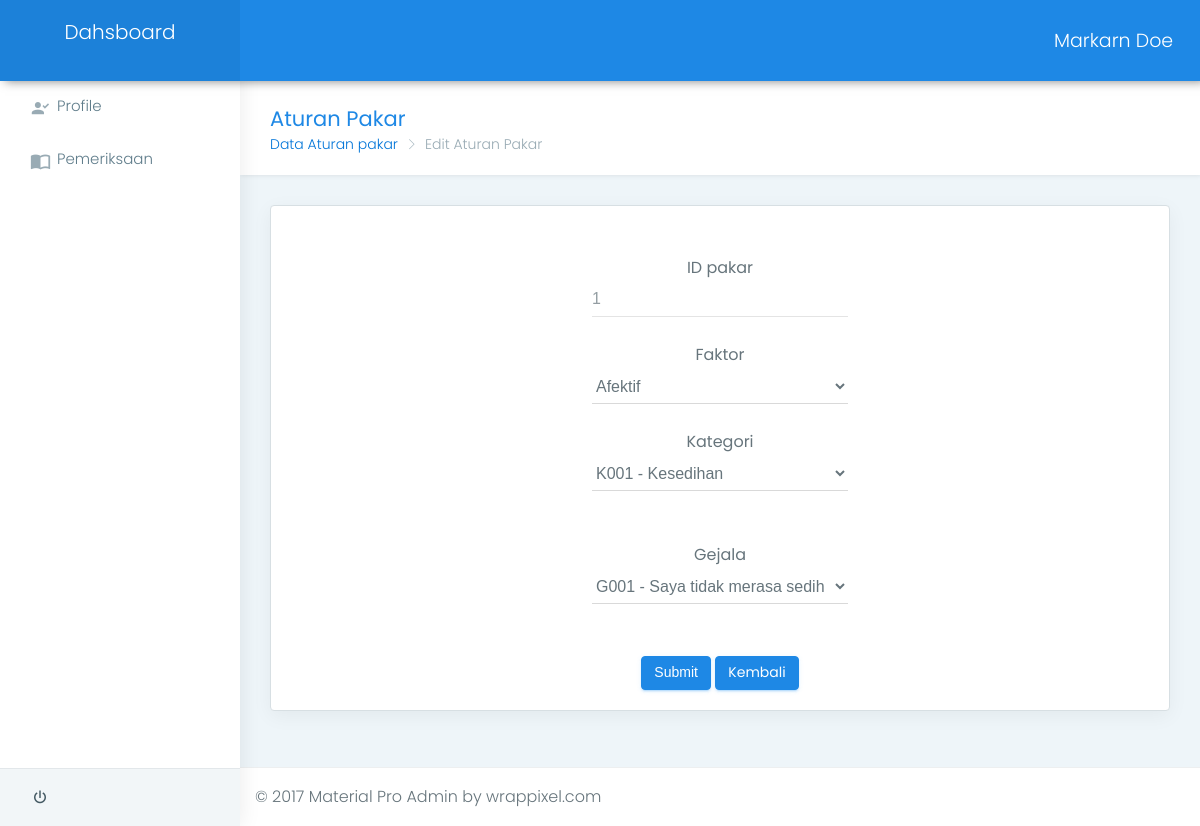
/back/pakar/edit/1, run on the app's committed database.
### tables this page shows
CREATE TABLE IF NOT EXISTS `tb_pakar` (
`id_pakar` int(5) NOT NULL,
  `id_faktor` varchar(5) NOT NULL,
  `id_kategori` varchar(5) NOT NULL,
  `bobot_kat` float NOT NULL,
  `id_gejala` varchar(5) NOT NULL,
  `bobot_gj` float NOT NULL
);

CREATE TABLE IF NOT EXISTS `tb_faktor` (
  `id_faktor` varchar(5) NOT NULL,
  `faktor` varchar(20) NOT NULL
);

CREATE TABLE IF NOT EXISTS `tb_kategori` (
  `id_kategori` varchar(5) NOT NULL,
  `id_faktor` varchar(5) NOT NULL,
  `kategori` text NOT NULL,
  `bobot_kat` float NOT NULL
);

CREATE TABLE IF NOT EXISTS `tb_gejala` (
  `id_gejala` varchar(5) NOT NULL,
  `gejala` text NOT NULL,
  `bobot_gj` float NOT NULL,
  `id_kategori` varchar(5) NOT NULL
);

### application/controllers/back/Pakar.php (called while the page is built, shortened)
<?php if ( ! defined('BASEPATH')) exit('No direct script access allowed');
class pakar extends CI_Controller {
	public function __construct()	{
		$this->load->library('session');
		$this->load->helper('form');
		$this->load->helper('url');
		$this->load->model('back/M_pakar');
	}
	public function edit($id) {
         $data['data_pakar'] = $this->M_pakar->get_cari_pakar($id);
         $data['pakar'] = $this->M_pakar->get_pakar();
         $data['kategori'] = $this->M_pakar->get_kategori();
         $data['gejala'] = $this->M_pakar->get_gejala();
         $data['faktor'] = $this->M_pakar->get_faktor();
        $this->load->view('back/temp/head');
		$this->load->view('back/temp/sidebar');
        $this->load->view('back/pakar/edit_pakar',$data);
       	$this->load->view('back/temp/footer');
        }
}

### index.php (called while the page is built, shortened)
<?php
require_once BASEPATH.'core/CodeIgniter.php';

### application/models/back/M_pakar.php (called while the page is built, shortened)
<?php  if ( ! defined('BASEPATH')) exit('No direct script access allowed');
class M_pakar extends CI_Model {
	public function get_cari_pakar($id) {
    $this->db->select('*');
    $this->db->where('id_pakar', $id);
    $query = $this->db->get('tb_pakar');
    	return $query->result_array();
	}
	public function get_pakar() {
   		$query = $this->db->get('tb_pakar');
		return $query->result_array();
	}
	public function get_faktor() {
		$this->db->select('*');
		$this->db->from('tb_faktor');
		$this->db->order_by('id_faktor', 'asc');
   		$query = $this->db->get('');
		return $query->result_array();
	}
	public function get_kategori() {
		$this->db->select('*');
		$this->db->from('tb_kategori','tb_faktor');
		$this->db->join('tb_faktor','tb_kategori.id_faktor = tb_faktor.id_faktor','left');
		$this->db->order_by('id_kategori', 'asc');
   		$query = $this->db->get('');
		return $query->result_array();
	}
	public function get_gejala() {
		$this->db->order_by('id_gejala', 'asc');
		$this->db->join('tb_kategori','tb_gejala.id_kategori = tb_kategori.id_kategori','left');
   		$query = $this->db->get('tb_gejala');
		return $query->result_array();
	}
}
?>

### application/views/back/pakar/edit_pakar.php (the view, shortened to what this page needs)
<div class="page-wrapper">
    <div class="container-fluid">
        <div class="row page-titles">
            <div class="col-md-5 col-8 align-self-center">
                <h3 class="text-themecolor">Aturan Pakar</h3>
                <ol class="breadcrumb">
                    <li class="breadcrumb-item"><a href="javascript:void(0)">Data Aturan pakar</a></li>
                    <li class="breadcrumb-item active">Edit Aturan Pakar</li>
                </ol>
            </div>
            <div class="col-md-7 col-4 align-self-center">
            </div>
        </div>
        <div class="row">
            <div class="col-lg-12">
                <div class="card">
                    <div class="card-block">
                      <center class="m-t-30">
                        <?php foreach($data_pakar as $list) { ?>
                      <form class="form-horizontal form-material" method="post" action="<?php echo base_url() ?>back/pakar/edit_aksi">
                        <div class="form-group">
                          <label for="id_pakar" class="col-lg-2">ID pakar</label>
                            <div class="col-sm-4">
                                <input type="text" name="id_pakar" required="" value="<?php echo $list['id_pakar']; ?>" readonly="readonly" class="form-control" />
                            </div>
                        </div>
                        <div class="form-group">
                          <label for="id_faktor" class="col-lg-2">Faktor</label>
                            <div class="col-sm-4">
                              <select name="id_faktor" id="" class="form-control">
                              <?php foreach($faktor as $fak) { ?>
                              <option value="<?php echo $fak['id_faktor']?>"<?php if($list['id_faktor'] == ($fak['id_faktor'])){ echo 'selected'; } ?>><?php echo $fak['faktor']?></option>
                              <?php } ?>
                              </select>
                            </div>
                        </div>
                        <div class="form-group">
                          <label for="" class="col-lg-2">Kategori</label>
                            <div class="col-sm-4">
                              <select name="id_kategori" id="" class="form-control">
                              <?php foreach($kategori as $kat) { ?>
                              <option value="<?php echo $kat['id_kategori']?>"<?php if($list['id_kategori'] == ($kat['id_kategori'])){ echo 'selected'; } ?>><?php echo $kat['id_kategori']?> - <?php echo $kat['kategori']?></option>
                              <?php } ?>
                              </select>
                            </div>
                        </div>
                        <div class="form-group">
                            <div class="col-sm-4">
                            </div>
                        </div>
                        <div class="form-group">
                          <label for="" class="col-lg-2">Gejala</label>
                            <div class="col-sm-4">
                              <select name="id_gejala" id="" class="form-control">
                              <?php foreach($gejala as $gej) { ?>
                              <option value="<?php echo $gej['id_gejala']?>"<?php if($list['id_gejala'] == ($gej['id_gejala'])){ echo 'selected'; } ?>><?php echo $gej['id_gejala']?> - <?php echo $gej['gejala']?></option>
                              <?php } ?>
                              </select>
                            </div>
                        </div>
                        <div class="form-group">
                            <div class="col-sm-4">
                            </div>
                        </div>
                       <?php } ?>
                        <button type="submit" class="btn btn-info">Submit</button>
                        <a href="<?php echo base_url(); ?>back/pakar" label class="btn btn-info">Kembali</a>
                      </form>
                      </center>
                      </div>
                </div>
            </div>
        </div>
    </div>

### asset/back/material-lite/lite/css/colors/blue.css (style rules this page uses)
.text-themecolor { color: #1e88e5 !important; }

### data on the page
tb_pakar: id_pakar "1", id_faktor "Afektif", id_kategori "K001 - Kesedihan", id_gejala "G001 - Saya tidak merasa sedih"
